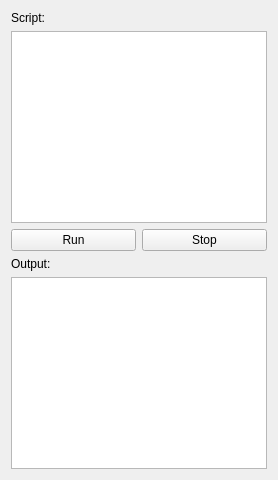
     <widget class="QWidget" name="tabScript">
      <attribute name="title">
       <string>Script</string>
      </attribute>
      <layout class="QGridLayout" name="gridLayout_12">
       <item row="0" column="0">
        <widget class="QLabel" name="label_53">
         <property name="text">
          <string>Script:</string>
         </property>
        </widget>
       </item>
       <item row="1" column="0" colspan="2">
        <widget class="QPlainTextEdit" name="plainTextEditScript">
         <property name="font">
          <font>
           <family>Consolas</family>
           <pointsize>10</pointsize>
          </font>
         </property>
        </widget>
       </item>
       <item row="2" column="0">
        <widget class="QPushButton" name="pushButtonRunScript">
         <property name="text">
          <string>Run</string>
         </property>
        </widget>
       </item>
       <item row="2" column="1">
        <widget class="QPushButton" name="pushButtonStopScript">
         <property name="text">
          <string>Stop</string>
         </property>
        </widget>
       </item>
       <item row="3" column="0">
        <widget class="QLabel" name="label_54">
         <property name="text">
          <string>Output:</string>
         </property>
        </widget>
       </item>
       <item row="4" column="0" colspan="2">
        <widget class="QTextBrowser" name="textBrowserOutput">
         <property name="font">
          <font>
           <family>Consolas</family>
           <pointsize>10</pointsize>
          </font>
         </property>
        </widget>
       </item>
      </layout>
     </widget>
